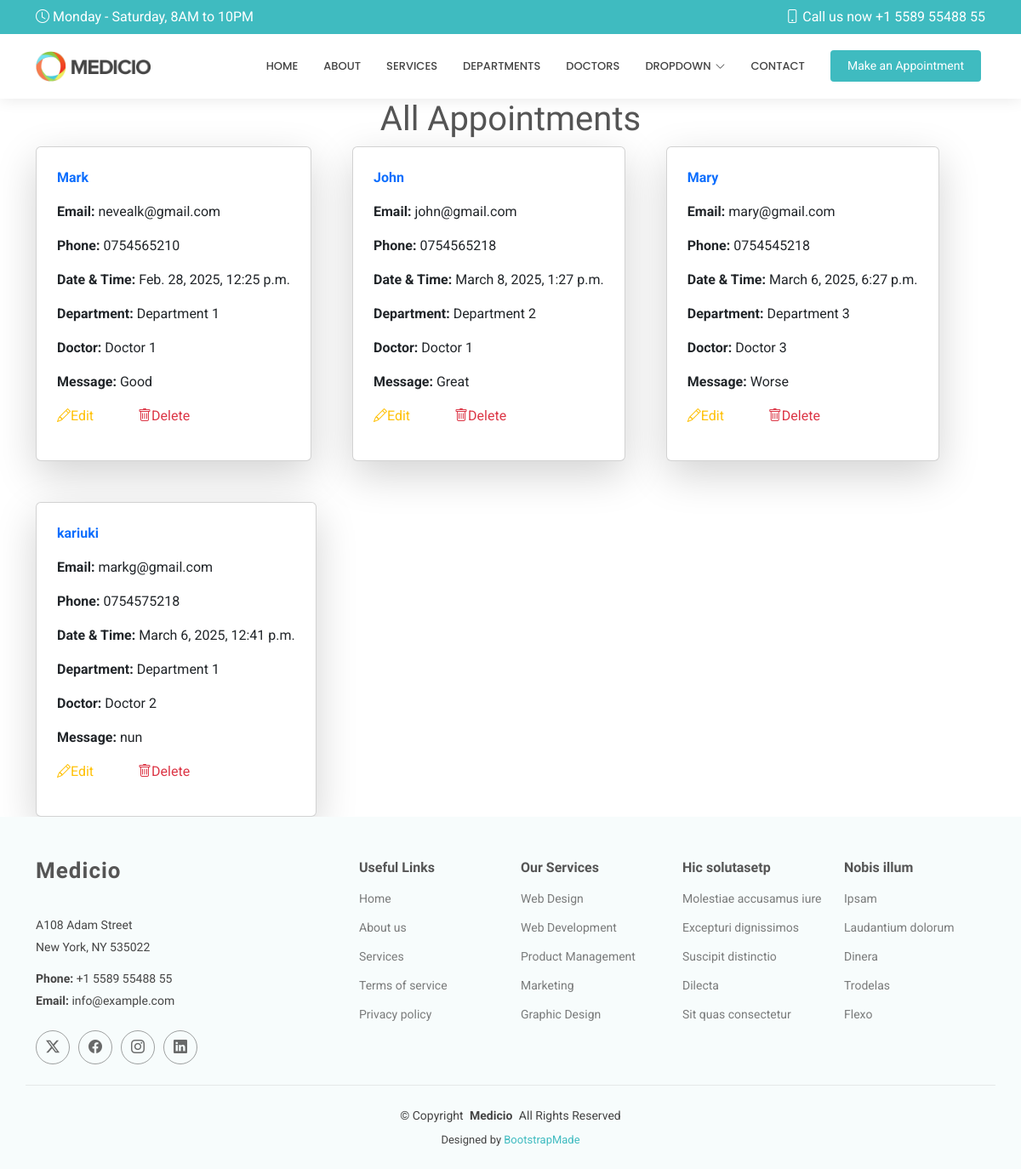
/show/, run on an earlier commit of the app's database.
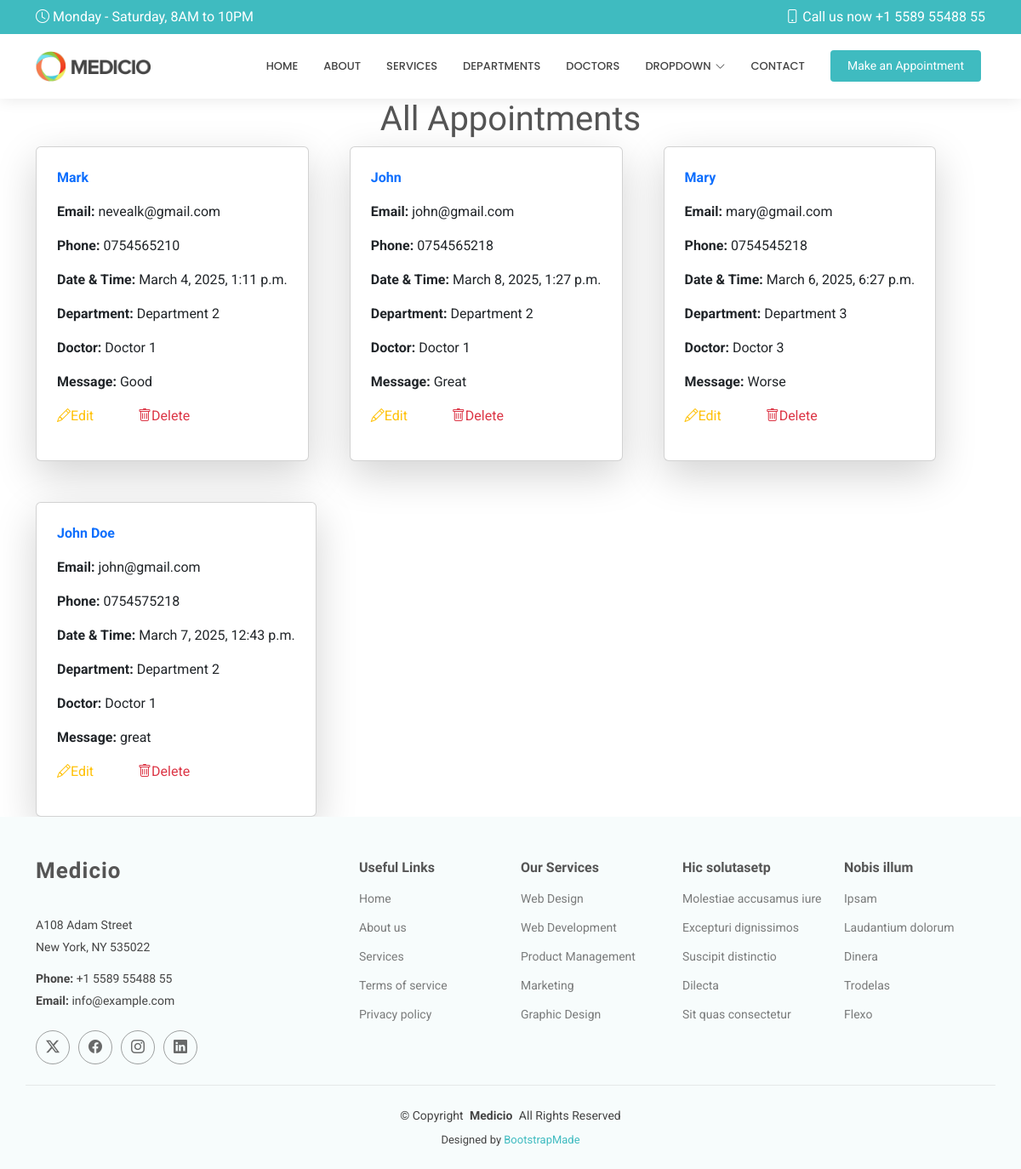
And on a later commit of the database.
### hospitalapp/models.py (models this page shows, shortened)
class Appointment(models.Model):
    name = models.CharField(max_length=50)
    email = models.EmailField()
    phone = models.CharField(max_length=15)
    date = models.DateTimeField()
    department = models.CharField(max_length=50)
    doctor = models.CharField(max_length=50)
    message = models.TextField()

### hospitalapp/views.py (the view)
# urls.py: path('show/', views.show, name='show'),
def show(request):
   all = Appointment.objects.all()
   return render(request, 'show.html', {"all": all})

### Templates/show.html (shortened to what this page needs)
{% extends 'starter-page.html' %}
{% load static %}
{% block content %}
	<h1 class="text-center">All Appointments</h1>
    <div class="d-flex flex-wrap gap-5 container">
    {% for x in all %}
    	<div class="card w-30 p-4 shadow-lg">
        <p class="fw-bold text-primary">{{ x.name }}</p>
        <p><b>Email:</b> {{ x.email }}</p>
        <p><b>Phone:</b> {{ x.phone }}</p>
        <p><b>Date & Time:</b> {{ x.date }}</p>
        <p><b>Department:</b> {{ x.department }}</p>
        <p><b>Doctor:</b> {{ x.doctor }}</p>
        <p><b>Message:</b> {{ x.message }}</p>
        <p>
            <a href="{% url 'edit' x.id %}" class="text-warning me-5">
                <i class="bi bi-pencil"></i>Edit
            </a>
            <a href="/delete/{{ x.id }}" class="text-danger">
                <i class="bi bi-trash"></i>Delete
            </a>
        </p>
        </div>
    {% endfor %}
    </div>
{% endblock %}

### Templates/starter-page.html (shortened to what this page needs)
<!DOCTYPE html>
<html lang="en">
<head>
    {% load static %}
  <link href="{% static 'assets/vendor/bootstrap/css/bootstrap.min.css' %}" rel="stylesheet">
  <link href="{% static 'assets/vendor/bootstrap-icons/bootstrap-icons.css' %}" rel="stylesheet">
  <link href="{% static 'assets/vendor/aos/aos.css' %}" rel="stylesheet">
  <link href="{% static 'assets/vendor/fontawesome-free/css/all.min.css' %}" rel="stylesheet">
  <link href="{% static 'assets/vendor/glightbox/css/glightbox.min.css' %}" rel="stylesheet">
  <link href="{% static 'assets/vendor/swiper/swiper-bundle.min.css' %}" rel="stylesheet">
  <link href="{% static 'assets/css/main.css' %}" rel="stylesheet">
</head>
<body class="starter-page-page">
  <header id="header" class="header sticky-top">
    <div class="topbar d-flex align-items-center">
      <div class="container d-flex justify-content-center justify-content-md-between">
        <div class="d-none d-md-flex align-items-center">
          <i class="bi bi-clock me-1"></i> Monday - Saturday, 8AM to 10PM
        </div>
        <div class="d-flex align-items-center">
          <i class="bi bi-phone me-1"></i> Call us now +1 5589 55488 55
        </div>
      </div>
    </div>
    <div class="branding d-flex align-items-center">
      <div class="container position-relative d-flex align-items-center justify-content-end">
        <a href="index.html" class="logo d-flex align-items-center me-auto">
          <img src="{% static 'assets/img/logo.png' %}" alt="">
        </a>
        <nav id="navmenu" class="navmenu">
          <ul>
            <li><a href="{% url 'home' %}">Home</a></li>
           <li><a href="{% url 'about' %}">About</a></li>
            <li><a href="{% url 'services' %}">Services</a></li>
            <li><a href="{% url 'departments' %}">Departments</a></li>
            <li><a href="{% url 'doctors' %}">Doctors</a></li>
            <li class="dropdown"><a href="#"><span>Dropdown</span> <i class="bi bi-chevron-down toggle-dropdown"></i></a>
            </li>
            <li><a href="{% url 'contact' %}">Contact</a></li>
          </ul>
        </nav>
        <a class="cta-btn" href="{% url 'appointment' %}">Make an Appointment</a>
      </div>
    </div>
  </header>
  <main class="main">
      {% block content %}
      {% endblock %}
  </main>
  <footer id="footer" class="footer light-background">
    <div class="container footer-top">
      <div class="row gy-4">
        <div class="col-lg-4 col-md-6 footer-about">
          <a href="index.html" class="logo d-flex align-items-center">
            <span class="sitename">Medicio</span>
          </a>
          <div class="footer-contact pt-3">
            <p>A108 Adam Street</p>
            <p>New York, NY 535022</p>
            <p class="mt-3"><strong>Phone:</strong> <span>+1 5589 55488 55</span></p>
            <p><strong>Email:</strong> <span>info@example.com</span></p>
          </div>
          <div class="social-links d-flex mt-4">
            <a href=""><i class="bi bi-twitter-x"></i></a>
            <a href=""><i class="bi bi-facebook"></i></a>
            <a href=""><i class="bi bi-instagram"></i></a>
            <a href=""><i class="bi bi-linkedin"></i></a>
          </div>
        </div>
        <div class="col-lg-2 col-md-3 footer-links">
          <h4>Useful Links</h4>
          <ul>
            <li><a href="#">Home</a></li>
            <li><a href="#">About us</a></li>
            <li><a href="#">Services</a></li>
            <li><a href="#">Terms of service</a></li>
            <li><a href="#">Privacy policy</a></li>
          </ul>
        </div>
        <div class="col-lg-2 col-md-3 footer-links">
          <h4>Our Services</h4>
          <ul>
            <li><a href="#">Web Design</a></li>
            <li><a href="#">Web Development</a></li>
            <li><a href="#">Product Management</a></li>
            <li><a href="#">Marketing</a></li>
            <li><a href="#">Graphic Design</a></li>
          </ul>
        </div>
        <div class="col-lg-2 col-md-3 footer-links">
          <h4>Hic solutasetp</h4>
          <ul>
            <li><a href="#">Molestiae accusamus iure</a></li>
            <li><a href="#">Excepturi dignissimos</a></li>
            <li><a href="#">Suscipit distinctio</a></li>
            <li><a href="#">Dilecta</a></li>
            <li><a href="#">Sit quas consectetur</a></li>
          </ul>
        </div>
        <div class="col-lg-2 col-md-3 footer-links">
          <h4>Nobis illum</h4>
          <ul>
            <li><a href="#">Ipsam</a></li>
            <li><a href="#">Laudantium dolorum</a></li>
            <li><a href="#">Dinera</a></li>
            <li><a href="#">Trodelas</a></li>
            <li><a href="#">Flexo</a></li>
          </ul>
        </div>
      </div>
    </div>
    <div class="container copyright text-center mt-4">
      <p>© <span>Copyright</span> <strong class="px-1 sitename">Medicio</strong> <span>All Rights Reserved</span></p>
      <div class="credits">
        Designed by <a href="https://bootstrapmade.com/">BootstrapMade</a>
      </div>
    </div>
  </footer>
</body>
</html>

### static/assets/css/main.css (style rules this page uses)
:root { --default-font: "Roboto", system-ui, -apple-system, "Segoe UI", Roboto, "Helvetica Neue", Arial, "Noto Sans", "Liberation Sans", sans-serif, "Apple Color Emoji", "Segoe UI Emoji", "Segoe UI Symbol", "Noto Color Emoji"; --heading-font: "Raleway", sans-serif; --nav-font: "Poppins", sans-serif; }
:root { --background-color: #ffffff; --default-color: #444444; --heading-color: #555555; --accent-color: #3fbbc0; --surface-color: #ffffff; --contrast-color: #ffffff; }
:root { --nav-color: #444444; --nav-hover-color: #3fbbc0; --nav-mobile-background-color: #ffffff; --nav-dropdown-background-color: #ffffff; --nav-dropdown-color: #444444; --nav-dropdown-hover-color: #3fbbc0; }
.light-background { --background-color: #f7fcfc; --surface-color: #ffffff; }
:root { scroll-behavior: smooth; }
body { color: var(--default-color); background-color: var(--background-color); font-family: var(--default-font); }
a { color: var(--accent-color); text-decoration: none; transition: 0.3s; }
h1, h2, h3, h4, h5, h6 { color: var(--heading-color); font-family: var(--heading-font); }
.header { color: var(--default-color); background-color: var(--background-color); transition: all 0.5s; z-index: 997; box-shadow: 0px 0 18px rgba(0, 0, 0, 0.1); }
.header .topbar { background-color: var(--accent-color); color: var(--contrast-color); height: 40px; padding: 0; transition: all 0.5s; }
.header .branding { min-height: 60px; padding: 10px 0; }
.header .logo { line-height: 1; }
.header .logo img { max-height: 36px; margin-right: 8px; }
.header .cta-btn, .header .cta-btn:focus { color: var(--contrast-color); background: var(--accent-color); font-size: 14px; padding: 8px 20px; margin: 0 5px 0 30px; border-radius: 4px; transition: 0.3s; }
@media (min-width: 1200px) { .navmenu { padding: 0; } }
@media (min-width: 1200px) { .navmenu ul { margin: 0; padding: 0; display: flex; list-style: none; align-items: center; } }
@media (min-width: 1200px) { .navmenu li { position: relative; } }
@media (min-width: 1200px) { .navmenu a, .navmenu a:focus { color: var(--nav-color); padding: 18px 15px; font-size: 13px; font-family: var(--nav-font); font-weight: 500; text-transform: uppercase; display: flex; align-items: center; justify-content: space-between; white-space: nowrap; transition: 0.3s; } }
@media (min-width: 1200px) { .navmenu a i, .navmenu a:focus i { font-size: 12px; line-height: 0; margin-left: 5px; transition: 0.3s; } }
@media (min-width: 1200px) { .navmenu li:last-child a { padding-right: 0; } }
.footer { color: var(--default-color); background-color: var(--background-color); font-size: 14px; position: relative; }
.footer .footer-top { padding-top: 50px; }
.footer .footer-about .logo { line-height: 1; margin-bottom: 25px; }
.footer .footer-about .logo span { color: var(--heading-color); font-family: var(--heading-font); font-size: 26px; font-weight: 700; letter-spacing: 1px; }
.footer .footer-about p { font-size: 14px; font-family: var(--heading-font); }
.footer .social-links a { display: flex; align-items: center; justify-content: center; width: 40px; height: 40px; border-radius: 50%; border: 1px solid color-mix(in srgb, var(--default-color), transparent 50%); font-size: 16px; color: color-mix(in srgb, var(--default-color), transparent 20%); margin-right: 10px; transition: 0.3s; }
.footer h4 { font-size: 16px; font-weight: bold; position: relative; padding-bottom: 12px; }
.footer .footer-links { margin-bottom: 30px; }
.footer .footer-links ul { list-style: none; padding: 0; margin: 0; }
.footer .footer-links ul li { padding: 10px 0; display: flex; align-items: center; }
.footer .footer-links ul li:first-child { padding-top: 0; }
.footer .footer-links ul a { color: color-mix(in srgb, var(--default-color), transparent 30%); display: inline-block; line-height: 1; }
.footer .footer-contact p { margin-bottom: 5px; }
.footer .copyright { padding: 25px 0; border-top: 1px solid color-mix(in srgb, var(--default-color), transparent 90%); }
.footer .copyright p { margin-bottom: 0; }
.footer .credits { margin-top: 8px; font-size: 13px; }

What changed in the data, as far as the page shows it:
removed Appointment: name "kariuki", email "markg@gmail.com", phone "0754575218", date "March 6, 2025, 12:41 p.m.", department "Department 1", doctor "Doctor 2", message "nun"
changed Appointment "Mark": date "Feb. 28, 2025, 12:25 p.m." → "March 4, 2025, 1:11 p.m."; department "Department 1" → "Department 2"
added Appointment: name "John Doe", email "john@gmail.com", phone "0754575218", date "March 7, 2025, 12:43 p.m.", department "Department 2", doctor "Doctor 1", message "great"
